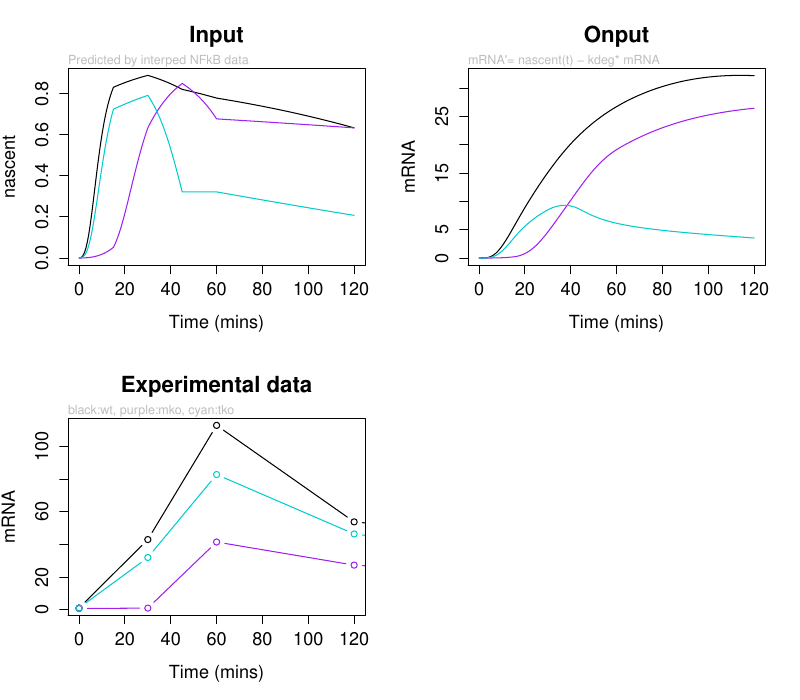

Reproduce this figure in R.
##
# To show roles of transcriptional regulation and
# RNA stabilization
##

# parameters
interp_method = 'linear'

# input data
nascent2 <- read.csv('nascent2.csv')
halflife <- read.csv('halflife.csv')#,row.names=1)
kdeg_all <- log(2)/halflife

mRNA_predict <- read.csv('mRNA_all.csv',header=F,
                         col.names=c('Time_mins','wt','mko','tko'))

# draw input data 
par(mfrow=c(2,2))

# input: nascent activity (w/wo interpretion,data from fig2.R)
plot(nascent2$x,nascent2$wt,type="l",col='black',xlab='Time (mins)'
     ,ylab='nascent',main='Input')
lines(nascent2$x,nascent2$mko,type="l",col='purple')
lines(nascent2$x,nascent2$tko,type="l",col='cyan3')
mtext('Predicted by interped NFkB data'
      ,adj=0,cex=.55,col='grey')

# Output: mRNA 
plot(mRNA_predict$Time_mins,mRNA_predict$wt,type="l",xlab='Time (mins)'
     ,ylab='mRNA',main='Onput')
lines(mRNA_predict$Time_mins,mRNA_predict$mko,type="l",col='purple')
lines(mRNA_predict$Time_mins,mRNA_predict$tko,type="l",col='cyan3')

#lines(nascent2$x,nascent2$wt,type="l",col='black')
#lines(nascent2$x,nascent2$mko,type="l",col='purple')
#lines(nascent2$x,nascent2$tko,type="l",col='cyan3')
mtext('mRNA\'= nascent(t) - kdeg* mRNA'
      ,adj=0,cex=.55,col='grey')

# mRNA exp data
mRNA_expdata <- read.csv('mRNA.csv')
mRNA_expdata

plot(mRNA_expdata$Time_mins,mRNA_expdata$wt_fold,type="b",xlab='Time (mins)'
     ,ylab='mRNA',main='Experimental data',xlim=c(0,120))
lines(mRNA_expdata$Time_mins,mRNA_expdata$mko_fold,nascent$mko,type="b",col='purple')
lines(mRNA_expdata$Time_mins,mRNA_expdata$tko_fold,type="b",col='cyan3')
mtext('black:wt, purple:mko, cyan:tko'
      ,adj=0,cex=.55,col='grey')
# save as pdf
dev.copy2pdf(file="fig3.pdf", width = 8, height = 7)
system('open fig3.pdf')

#end
par(mfrow=c(1,1))

